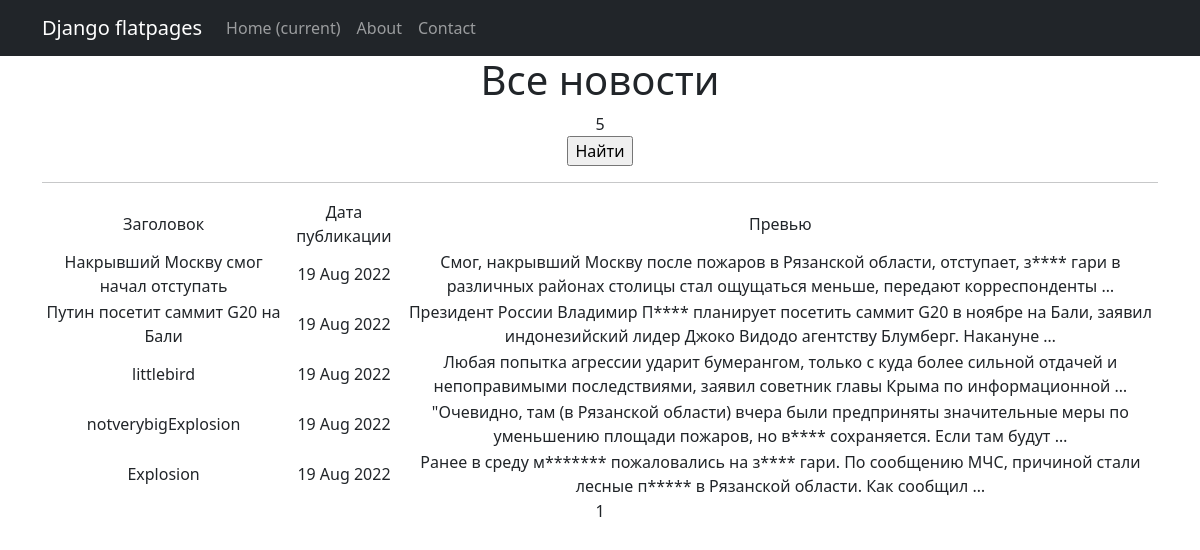
Before: /news/ with the older database file.
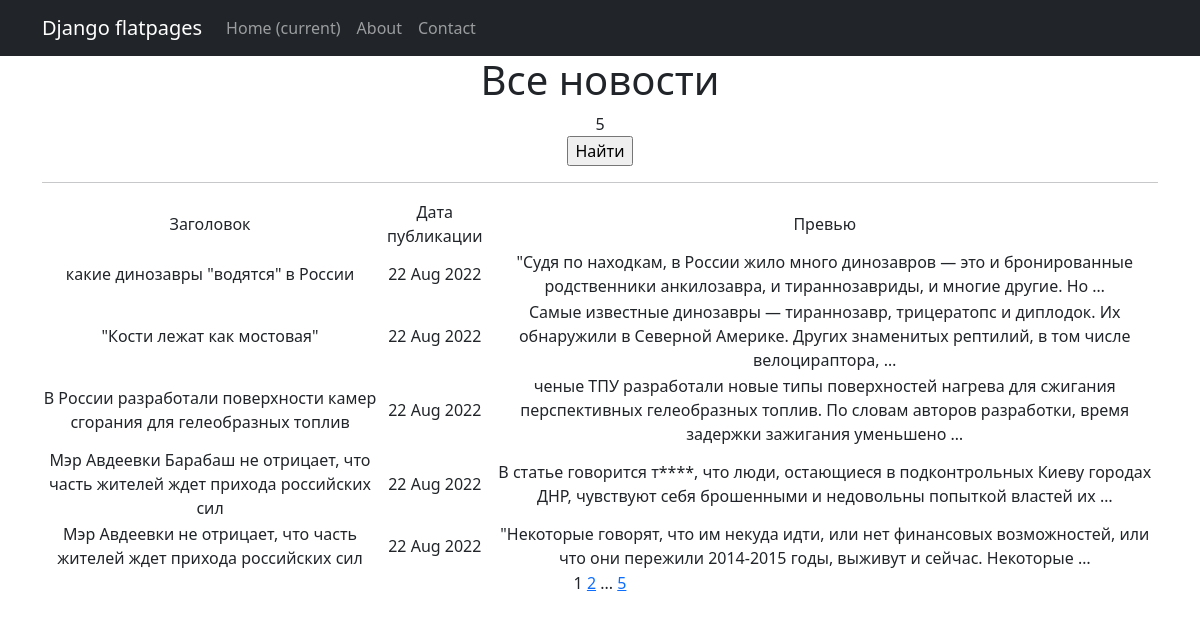
After: the same page with the newer database file.
### newapp/models.py (models this page shows, shortened)
class Post(models.Model):
    author = models.ForeignKey(Author, on_delete=models.CASCADE)
    NEWS = 'NW'
    ARTICLE = 'AR'
    CATEGORY_CHOICES = (
        (NEWS, 'Новость'),
        (ARTICLE, 'Статья'),
    )
    categoryType = models.CharField(max_length=2, choices=CATEGORY_CHOICES, default=ARTICLE)
    dateCreation = models.DateTimeField(auto_now_add=True)
    postCategory = models.ManyToManyField(Category, through='PostCategory')
    title = models.CharField(max_length=256)
    text = models.TextField()
    rating = models.SmallIntegerField(default=0)

### newapp/views.py (the view)
# urls.py: path('', NewsList.as_view(), name='news_list'),
class NewsList(ListView):
    model = Post
    ordering = '-dateCreation'
    template_name = 'news.html'
    context_object_name = 'news'
    paginate_by = 5

### newapp/templatetags/custom_filters.py (called while the page is built)
@register.filter()
def censor(value):
    if not isinstance(value, str):
        raise ValueError("Это не слово!")
    bad_words = ('москвичи', 'пожары', 'также', 'Путин', 'ветер', 'запах')
    for word in bad_words:
        value = value.replace(word[1:], '*'*(len(word)-1))
    return "".join(value)

### templates/news.html (shortened to what this page needs)
{% extends 'flatpages/default.html' %}
{% load custom_filters %}
{% block content %}
   <h1>Все новости</h1>
    <td>{{ news|length }}</td>
   <form action="" method="get">
       <input type="submit" value="Найти" />
   </form>
   <hr>
   {% if news %}
       <table>
           <tr>
               <td>Заголовок</td>
               <td>Дата публикации</td>
               <td>Превью</td>
           </tr>
           {% for post in news %}
           <tr>
               <td>{{ post.title }}</td>
               <td>{{ post.dateCreation|date:'d M Y' }}</td>
               <td>{{ post.text|truncatewords:20|censor }}</td>
           </tr>
           {% endfor %}
       </table>
   {% else %}
       <h2>Новостей нет!</h2>
   {% endif %}
   {{ page_obj.number }}
   {% if page_obj.has_next %}
       <a href="?page={{ page_obj.next_page_number }}">{{ page_obj.next_page_number }}</a>
       {% if paginator.num_pages != page_obj.next_page_number %}
           ...
           <a href="?page={{ page_obj.paginator.num_pages }}">{{ page_obj.paginator.num_pages }}</a>
       {% endif %}
   {% endif %}
{% endblock content %}

Changed rows visible on the page:
no longer on this page (row unchanged): Post: title "Накрывший Москву смог начал отступать", dateCreation "19 Aug 2022", text|censor "Смог, накрывший Москву после пожаров в Рязанской области, отступает, з**** гари в различных районах столицы стал ощущаться меньше, передают корреспонденты …"
no longer on this page (row unchanged): Post: title "Путин посетит саммит G20 на Бали", dateCreation "19 Aug 2022", text|censor "Президент России Владимир П**** планирует посетить саммит G20 в ноябре на Бали, заявил индонезийский лидер Джоко Видодо агентству Блумберг. Накануне …"
no longer on this page (row unchanged): Post: title "littlebird", dateCreation "19 Aug 2022", text|censor "Любая попытка агрессии ударит бумерангом, только с куда более сильной отдачей и непоправимыми последствиями, заявил советник главы Крыма по информационной …"
no longer on this page (row unchanged): Post: title "notverybigExplosion", dateCreation "19 Aug 2022", text|censor "\"Очевидно, там (в Рязанской области) вчера были предприняты значительные меры по уменьшению площади пожаров, но в**** сохраняется. Если там будут …"
no longer on this page (row unchanged): Post: title "Explosion", dateCreation "19 Aug 2022", text|censor "Ранее в среду м******* пожаловались на з**** гари. По сообщению МЧС, причиной стали лесные п***** в Рязанской области. Как сообщил …"
added Post: title "какие динозавры \"водятся\" в России", dateCreation "22 Aug 2022", text|censor "\"Судя по находкам, в России жило много динозавров — это и бронированные родственники анкилозавра, и тираннозавриды, и многие другие. Но …"
added Post: title "\"Кости лежат как мостовая\"", dateCreation "22 Aug 2022", text|censor "Самые известные динозавры — тираннозавр, трицератопс и диплодок. Их обнаружили в Северной Америке. Других знаменитых рептилий, в том числе велоцираптора, …"
added Post: title "В России разработали поверхности камер сгорания для гелеобразных топлив", dateCreation "22 Aug 2022", text|censor "ченые ТПУ разработали новые типы поверхностей нагрева для сжигания перспективных гелеобразных топлив. По словам авторов разработки, время задержки зажигания уменьшено …"
added Post: title "Мэр Авдеевки Барабаш не отрицает, что часть жителей ждет прихода российских сил", dateCreation "22 Aug 2022", text|censor "В статье говорится т****, что люди, остающиеся в подконтрольных Киеву городах ДНР, чувствуют себя брошенными и недовольны попыткой властей их …"
added Post: title "Мэр Авдеевки не отрицает, что часть жителей ждет прихода российских сил", dateCreation "22 Aug 2022", text|censor "\"Некоторые говорят, что им некуда идти, или нет финансовых возможностей, или что они пережили 2014-2015 годы, выживут и сейчас. Некоторые …"
Other visible differences:
{{ page_obj.next_page_number }}: (not shown) → "2"
{{ page_obj.paginator.num_pages }}: (not shown) → "5"
